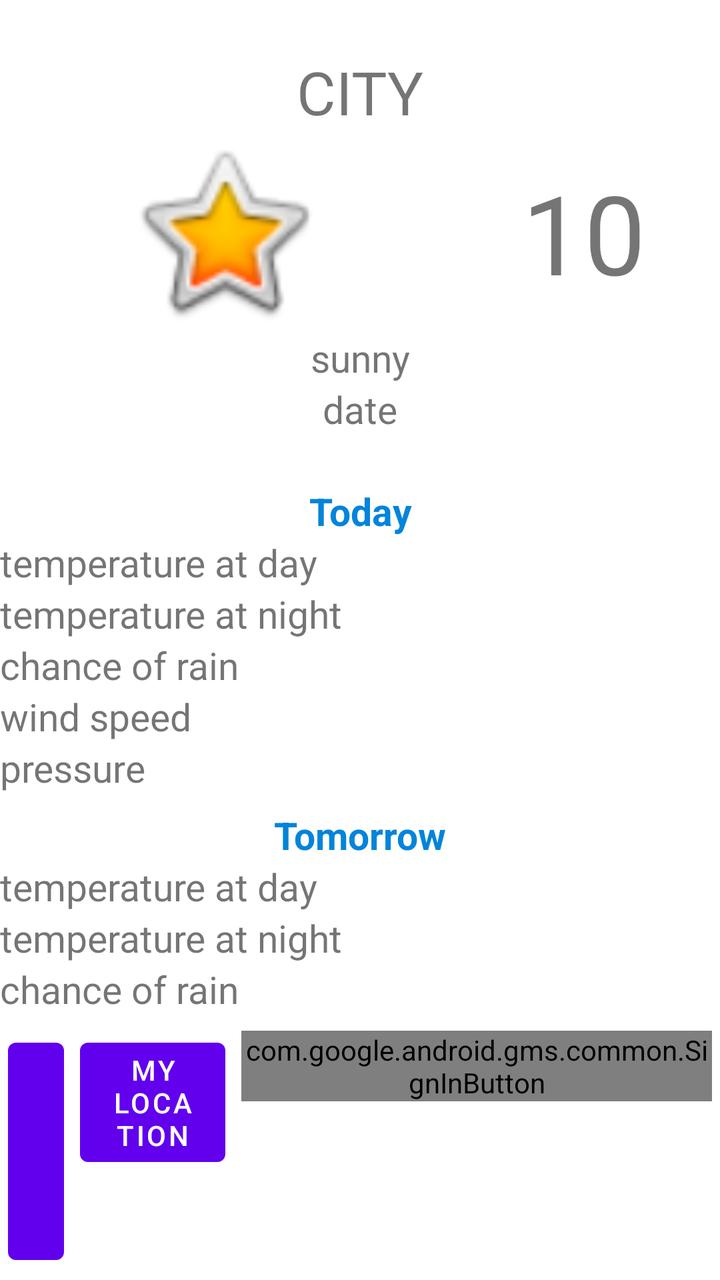
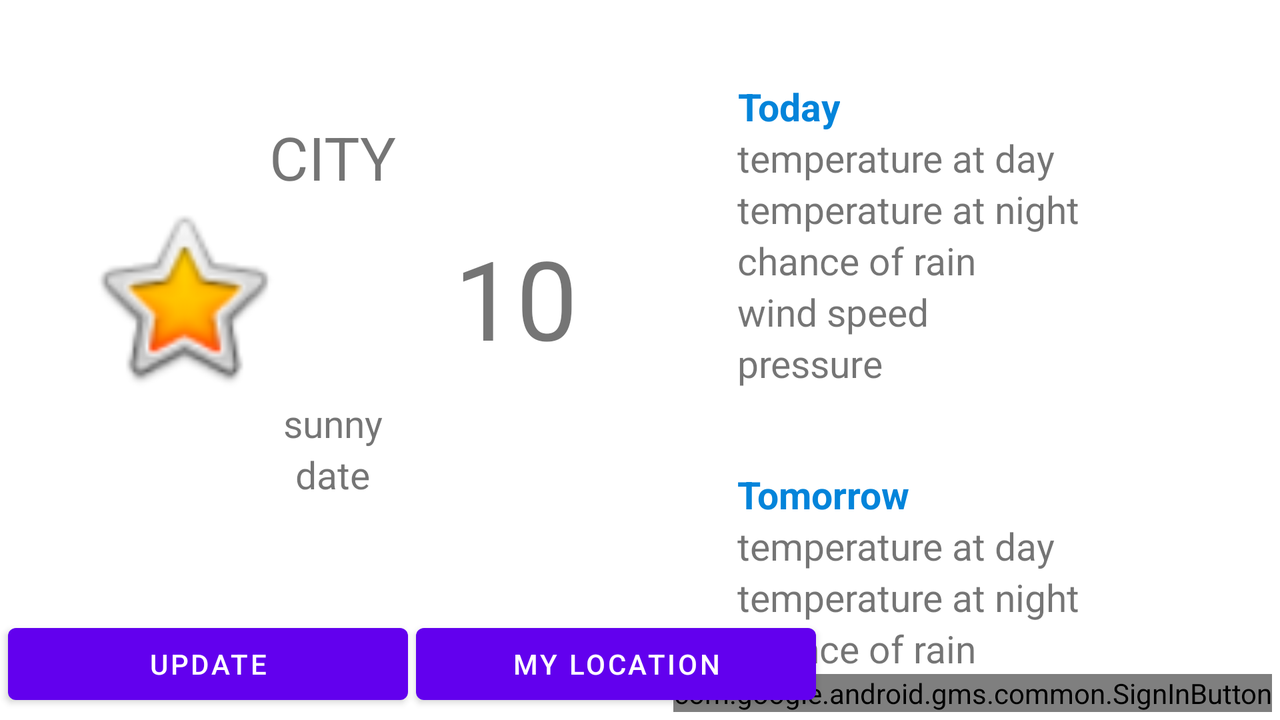

Two renders of one Android screen. The first uses the default layout on a phone; the second uses the alternative layout the repository ships for a different screen configuration, on a matching device. The two XML files are below.
<!-- AndroidManifest.xml: application theme AppTheme -->
<!-- res/layout/fragment_home.xml -->
<?xml version="1.0" encoding="utf-8"?>
<androidx.constraintlayout.widget.ConstraintLayout xmlns:android="http://schemas.android.com/apk/res/android"
    xmlns:app="http://schemas.android.com/apk/res-auto"
    xmlns:tools="http://schemas.android.com/tools"
    android:layout_width="match_parent"
    android:layout_height="match_parent"
    tools:context=".fragments.home.HomeFragment">

    <LinearLayout
        android:id="@+id/linearLayout"
        android:layout_width="match_parent"
        android:layout_height="wrap_content"
        android:orientation="vertical"
        app:layout_constraintBottom_toTopOf="@+id/today_textView"
        app:layout_constraintTop_toTopOf="parent">

        <TextView
            android:id="@+id/city_textView"
            android:layout_width="match_parent"
            android:layout_height="wrap_content"
            android:gravity="center"
            android:text="@string/city_text"
            android:textSize="@dimen/city_size_text" />

        <LinearLayout
            android:layout_width="match_parent"
            android:layout_height="wrap_content"
            android:orientation="horizontal">

            <ImageView
                android:id="@+id/precipitation_now_imageView"
                android:layout_width="150dp"
                android:layout_height="100dp"
                android:layout_weight="1"
                app:srcCompat="@android:drawable/btn_star_big_on" />


            <TextView
                android:id="@+id/temp_now_textView"
                android:layout_width="wrap_content"
                android:layout_height="match_parent"
                android:layout_weight="1"
                android:gravity="center"
                android:text="@string/temp_now_initial"
                android:textSize="@dimen/temp_now_sise_text" />

        </LinearLayout>

        <TextView
            android:id="@+id/precipitation_now_textView"
            android:layout_width="match_parent"
            android:layout_height="wrap_content"
            android:gravity="center"
            android:text="@string/precipitation_now_initial"
            android:textSize="@dimen/basic_size_text" />

        <TextView
            android:id="@+id/date_now_textView"
            android:layout_width="match_parent"
            android:layout_height="wrap_content"
            android:gravity="center"
            android:text="@string/date_initial"
            android:textSize="@dimen/basic_size_text" />

    </LinearLayout>


    <TextView
        android:id="@+id/today_textView"
        style="@style/HeadersStartEnd"
        android:layout_width="match_parent"
        android:layout_height="wrap_content"
        android:gravity="center"
        android:text="@string/today_text"
        android:textSize="@dimen/basic_size_text"
        android:textStyle="bold"
        app:layout_constraintBottom_toTopOf="@+id/linearLayout2"
        app:layout_constraintStart_toStartOf="@+id/linearLayout2" />

    <LinearLayout
        android:id="@+id/linearLayout2"
        android:layout_width="match_parent"
        android:layout_height="wrap_content"
        android:layout_marginBottom="8dp"
        android:orientation="horizontal"
        app:layout_constraintBottom_toTopOf="@+id/tomorrow_textView">

        <LinearLayout
            android:layout_width="wrap_content"
            android:layout_height="match_parent"
            android:orientation="vertical">

            <TextView
                android:id="@+id/temp_at_day_today_textView"
                android:layout_width="match_parent"
                android:layout_height="wrap_content"
                android:text="@string/temperature_at_day_text"
                android:textSize="@dimen/basic_size_text" />

            <TextView
                android:id="@+id/temp_at_nihght_today_textView"
                android:layout_width="match_parent"
                android:layout_height="wrap_content"
                android:text="@string/temperature_at_night_text"
                android:textSize="@dimen/basic_size_text" />

            <TextView
                android:id="@+id/chance_of_rain_today_textView"
                android:layout_width="match_parent"
                android:layout_height="wrap_content"
                android:text="@string/chance_of_rain_text"
                android:textSize="@dimen/basic_size_text" />

            <TextView
                android:id="@+id/wind_today_textView"
                android:layout_width="match_parent"
                android:layout_height="wrap_content"
                android:text="@string/wind_text"
                android:textSize="@dimen/basic_size_text" />

            <TextView
                android:id="@+id/pressure_today_textView"
                android:layout_width="match_parent"
                android:layout_height="wrap_content"
                android:text="@string/pressure_text"
                android:textSize="@dimen/basic_size_text" />

        </LinearLayout>

        <LinearLayout
            android:layout_width="match_parent"
            android:layout_height="match_parent"
            android:orientation="vertical">

            <TextView
                android:id="@+id/temp_at_day_today_value"
                android:layout_width="match_parent"
                android:layout_height="wrap_content"
                android:gravity="center"
                android:textSize="@dimen/basic_size_text" />

            <TextView
                android:id="@+id/temp_at_night_today_value"
                android:layout_width="match_parent"
                android:layout_height="wrap_content"
                android:gravity="center"
                android:textSize="@dimen/basic_size_text" />

            <TextView
                android:id="@+id/chance_of_rain_today_value"
                android:layout_width="match_parent"
                android:layout_height="wrap_content"
                android:gravity="center"
                android:textSize="@dimen/basic_size_text" />

            <TextView
                android:id="@+id/wind_today_value"
                android:layout_width="match_parent"
                android:layout_height="wrap_content"
                android:gravity="center"
                android:textSize="@dimen/basic_size_text" />

            <TextView
                android:id="@+id/pressure_today_value"
                android:layout_width="match_parent"
                android:layout_height="wrap_content"
                android:gravity="center"
                android:textSize="@dimen/basic_size_text" />

        </LinearLayout>
    </LinearLayout>

    <TextView
        android:id="@+id/tomorrow_textView"
        style="@style/HeadersStartEnd"
        android:layout_width="match_parent"
        android:layout_height="wrap_content"
        android:gravity="center"
        android:text="@string/tomorrow_text"
        android:textSize="@dimen/basic_size_text"
        android:textStyle="bold"
        app:layout_constraintBottom_toTopOf="@+id/linearLayout4" />

    <LinearLayout
        android:id="@+id/linearLayout4"
        android:layout_width="match_parent"
        android:layout_height="wrap_content"
        android:layout_marginBottom="8dp"
        android:orientation="horizontal"
        app:layout_constraintBottom_toTopOf="@+id/linearLayout3">

        <LinearLayout
            android:layout_width="wrap_content"
            android:layout_height="match_parent"
            android:orientation="vertical">

            <TextView
                android:id="@+id/temp_at_day_tomorrow_textView"
                android:layout_width="match_parent"
                android:layout_height="wrap_content"
                android:text="@string/temperature_at_day_text"
                android:textSize="@dimen/basic_size_text" />

            <TextView
                android:id="@+id/temp_at_night_tomorrow_textView"
                android:layout_width="match_parent"
                android:layout_height="wrap_content"
                android:text="@string/temperature_at_night_text"
                android:textSize="@dimen/basic_size_text" />

            <TextView
                android:id="@+id/chance_of_rain_tomorrow_textView"
                android:layout_width="match_parent"
                android:layout_height="wrap_content"
                android:text="@string/chance_of_rain_text"
                android:textSize="@dimen/basic_size_text" />

        </LinearLayout>

        <LinearLayout
            android:layout_width="match_parent"
            android:layout_height="match_parent"
            android:orientation="vertical">

            <TextView
                android:id="@+id/temp_at_day_tomorrow_value"
                android:layout_width="match_parent"
                android:layout_height="wrap_content"
                android:gravity="center"
                android:textSize="@dimen/basic_size_text" />

            <TextView
                android:id="@+id/temp_at_night_tomorrow_value"
                android:layout_width="match_parent"
                android:layout_height="wrap_content"
                android:gravity="center"
                android:textSize="@dimen/basic_size_text" />

            <TextView
                android:id="@+id/chance_of_rain_tomorrow_value"
                android:layout_width="match_parent"
                android:layout_height="wrap_content"
                android:gravity="center"
                android:textSize="@dimen/basic_size_text" />

        </LinearLayout>
    </LinearLayout>

    <LinearLayout
        android:id="@+id/linearLayout3"
        android:layout_width="match_parent"
        android:layout_height="wrap_content"
        android:layout_marginBottom="4dp"
        android:orientation="horizontal"
        app:layout_constraintBottom_toBottomOf="parent"
        app:layout_constraintEnd_toEndOf="parent">

        <com.google.android.material.button.MaterialButton
            android:id="@+id/update_button"
            android:layout_width="wrap_content"
            android:layout_height="wrap_content"
            android:layout_marginStart="4dp"
            android:layout_marginEnd="4dp"
            android:layout_weight="1"
            android:text="@string/update_text" />

        <com.google.android.material.button.MaterialButton
            android:id="@+id/my_location_button"
            android:layout_width="wrap_content"
            android:layout_height="wrap_content"
            android:layout_marginStart="4dp"
            android:layout_marginEnd="4dp"
            android:layout_weight="1"
            android:text="@string/my_location_text" />

        <com.google.android.gms.common.SignInButton
            android:id="@+id/sign_in_button"
            android:layout_width="wrap_content"
            android:layout_height="wrap_content"
            android:layout_marginStart="4dp"
            android:layout_marginEnd="4dp"
            android:layout_weight="1" />

    </LinearLayout>

</androidx.constraintlayout.widget.ConstraintLayout>
<!-- resources referenced by this layout -->
<resources>
  <dimen name="basic_size_text">19sp</dimen>
  <dimen name="city_size_text">30sp</dimen>
  <dimen name="temp_now_sise_text">55sp</dimen>
  <string name="chance_of_rain_text">сhance of rain</string>
  <string name="city_text">CITY</string>
  <string name="date_initial">date</string>
  <string name="my_location_text">MY LOCATION</string>
  <string name="precipitation_now_initial">sunny</string>
  <string name="pressure_text">pressure</string>
  <string name="temp_now_initial">10</string>
  <string name="temperature_at_day_text">temperature at day</string>
  <string name="temperature_at_night_text">temperature at night</string>
  <string name="today_text">Today</string>
  <string name="tomorrow_text">Tomorrow</string>
  <string name="update_text">UPDATE</string>
  <string name="wind_text">wind speed</string>
  <style name="HeadersStartEnd">
          <item name="android:textColor">@color/colorHeaders</item>
      </style>
  <style name="AppTheme" parent="Theme.MaterialComponents.Light.DarkActionBar">
          
          <item name="colorPrimary">@color/colorPrimary</item>
          <item name="colorPrimaryDark">@color/colorPrimaryDark</item>
          <item name="colorAccent">@color/colorAccent</item>
      </style>
  <color name="colorHeaders">#0384da</color>
  <color name="colorPrimary">#6200EE</color>
  <color name="colorPrimaryDark">#3700B3</color>
  <color name="colorAccent">#03DAC5</color>
</resources>
<!-- res/layout-land/fragment_home.xml (the repository's variant of the layout above) -->
<!-- drawn on the phone turned sideways -->
<?xml version="1.0" encoding="utf-8"?>
<androidx.constraintlayout.widget.ConstraintLayout xmlns:android="http://schemas.android.com/apk/res/android"
    xmlns:app="http://schemas.android.com/apk/res-auto"
    xmlns:tools="http://schemas.android.com/tools"
    android:layout_width="match_parent"
    android:layout_height="match_parent"
    tools:context=".fragments.home.HomeFragment">

    <LinearLayout
        android:id="@+id/linearLayout"
        android:layout_width="wrap_content"
        android:layout_height="wrap_content"
        android:orientation="vertical"
        app:layout_constraintBottom_toTopOf="@+id/update_button"
        app:layout_constraintTop_toTopOf="parent">

        <TextView
            android:id="@+id/city_textView"
            android:layout_width="match_parent"
            android:layout_height="wrap_content"
            android:gravity="center"
            android:text="@string/city_text"
            android:textSize="@dimen/city_size_text" />

        <LinearLayout
            android:layout_width="match_parent"
            android:layout_height="wrap_content"
            android:orientation="horizontal">


            <ImageView
                android:id="@+id/precipitation_now_imageView"
                android:layout_width="183dp"
                android:layout_height="match_parent"
                android:layout_weight="1"
                app:srcCompat="@android:drawable/btn_star_big_on" />

            <TextView
                android:id="@+id/temp_now_textView"
                android:layout_width="150dp"
                android:layout_height="100dp"
                android:layout_weight="1"
                android:gravity="center"
                android:text="@string/temp_now_initial"
                android:textSize="@dimen/temp_now_sise_text" />

        </LinearLayout>

        <TextView
            android:id="@+id/precipitation_now_textView"
            android:layout_width="match_parent"
            android:layout_height="wrap_content"
            android:gravity="center"
            android:text="@string/precipitation_now_initial"
            android:textSize="@dimen/basic_size_text" />

        <TextView
            android:id="@+id/date_now_textView"
            android:layout_width="match_parent"
            android:layout_height="wrap_content"
            android:gravity="center"
            android:text="@string/date_initial"
            android:textSize="@dimen/basic_size_text" />

    </LinearLayout>

    <TextView
        android:id="@+id/today_textView"
        style="@style/HeadersStartEnd"
        android:layout_width="wrap_content"
        android:layout_height="wrap_content"
        android:gravity="center"
        android:text="@string/today_text"
        android:textSize="@dimen/basic_size_text"
        android:textStyle="bold"
        app:layout_constraintBottom_toTopOf="@+id/linearLayout2"
        app:layout_constraintStart_toStartOf="@+id/linearLayout2" />

    <LinearLayout
        android:id="@+id/linearLayout2"
        android:layout_width="wrap_content"
        android:layout_height="wrap_content"
        android:orientation="horizontal"
        app:layout_constraintBottom_toTopOf="@+id/linearLayout4"
        app:layout_constraintEnd_toEndOf="parent"
        app:layout_constraintTop_toTopOf="parent">

        <LinearLayout
            android:layout_width="wrap_content"
            android:layout_height="match_parent"
            android:orientation="vertical">

            <TextView
                android:id="@+id/temp_at_day_today_textView"
                android:layout_width="match_parent"
                android:layout_height="wrap_content"
                android:text="@string/temperature_at_day_text"
                android:textSize="@dimen/basic_size_text" />

            <TextView
                android:id="@+id/temp_at_nihght_today_textView"
                android:layout_width="match_parent"
                android:layout_height="wrap_content"
                android:text="@string/temperature_at_night_text"
                android:textSize="@dimen/basic_size_text" />

            <TextView
                android:id="@+id/chance_of_rain_today_textView"
                android:layout_width="match_parent"
                android:layout_height="wrap_content"
                android:text="@string/chance_of_rain_text"
                android:textSize="@dimen/basic_size_text" />

            <TextView
                android:id="@+id/wind_today_textView"
                android:layout_width="match_parent"
                android:layout_height="wrap_content"
                android:text="@string/wind_text"
                android:textSize="@dimen/basic_size_text" />

            <TextView
                android:id="@+id/pressure_today_textView"
                android:layout_width="match_parent"
                android:layout_height="wrap_content"
                android:text="@string/pressure_text"
                android:textSize="@dimen/basic_size_text" />

        </LinearLayout>

        <LinearLayout
            android:layout_width="100dp"
            android:layout_height="match_parent"
            android:orientation="vertical">

            <TextView
                android:id="@+id/temp_at_day_today_value"
                android:layout_width="match_parent"
                android:layout_height="wrap_content"
                android:gravity="center"
                android:textSize="@dimen/basic_size_text" />

            <TextView
                android:id="@+id/temp_at_night_today_value"
                android:layout_width="match_parent"
                android:layout_height="wrap_content"
                android:gravity="center"
                android:textSize="@dimen/basic_size_text" />

            <TextView
                android:id="@+id/chance_of_rain_today_value"
                android:layout_width="match_parent"
                android:layout_height="wrap_content"
                android:gravity="center"
                android:textSize="@dimen/basic_size_text" />

            <TextView
                android:id="@+id/wind_today_value"
                android:layout_width="match_parent"
                android:layout_height="wrap_content"
                android:gravity="center"
                android:textSize="@dimen/basic_size_text" />

            <TextView
                android:id="@+id/pressure_today_value"
                android:layout_width="match_parent"
                android:layout_height="wrap_content"
                android:gravity="center"
                android:textSize="@dimen/basic_size_text" />

        </LinearLayout>
    </LinearLayout>


    <TextView
        android:id="@+id/tomorrow_textView"
        style="@style/HeadersStartEnd"
        android:layout_width="wrap_content"
        android:layout_height="wrap_content"
        android:gravity="center"
        android:text="@string/tomorrow_text"
        android:textSize="@dimen/basic_size_text"
        android:textStyle="bold"
        app:layout_constraintBottom_toTopOf="@+id/linearLayout4"
        app:layout_constraintStart_toStartOf="@+id/linearLayout4" />

    <LinearLayout
        android:id="@+id/linearLayout4"
        android:layout_width="wrap_content"
        android:layout_height="wrap_content"
        android:orientation="horizontal"
        app:layout_constraintBottom_toTopOf="@+id/sign_in_button"
        app:layout_constraintEnd_toEndOf="parent">

        <LinearLayout
            android:layout_width="wrap_content"
            android:layout_height="match_parent"
            android:orientation="vertical">

            <TextView
                android:id="@+id/temp_at_day_tomorrow_textView"
                android:layout_width="match_parent"
                android:layout_height="wrap_content"
                android:text="@string/temperature_at_day_text"
                android:textSize="@dimen/basic_size_text" />

            <TextView
                android:id="@+id/temp_at_night_tomorrow_textView"
                android:layout_width="match_parent"
                android:layout_height="wrap_content"
                android:text="@string/temperature_at_night_text"
                android:textSize="@dimen/basic_size_text" />

            <TextView
                android:id="@+id/chance_of_rain_tomorrow_textView"
                android:layout_width="match_parent"
                android:layout_height="wrap_content"
                android:text="@string/chance_of_rain_text"
                android:textSize="@dimen/basic_size_text" />

        </LinearLayout>

        <LinearLayout
            android:layout_width="100dp"
            android:layout_height="match_parent"
            android:orientation="vertical">

            <TextView
                android:id="@+id/temp_at_day_tomorrow_value"
                android:layout_width="match_parent"
                android:layout_height="wrap_content"
                android:gravity="center"
                android:textSize="@dimen/basic_size_text" />

            <TextView
                android:id="@+id/temp_at_night_tomorrow_value"
                android:layout_width="match_parent"
                android:layout_height="wrap_content"
                android:gravity="center"
                android:textSize="@dimen/basic_size_text" />

            <TextView
                android:id="@+id/chance_of_rain_tomorrow_value"
                android:layout_width="match_parent"
                android:layout_height="wrap_content"
                android:gravity="center"
                android:textSize="@dimen/basic_size_text" />

        </LinearLayout>
    </LinearLayout>

    <com.google.android.material.button.MaterialButton
        android:id="@+id/update_button"
        android:layout_width="200dp"
        android:layout_height="wrap_content"
        android:layout_marginStart="4dp"
        android:layout_marginBottom="4dp"
        android:layout_weight="1"
        android:text="@string/update_text"
        app:layout_constraintBottom_toBottomOf="parent"
        app:layout_constraintStart_toStartOf="parent" />

    <com.google.android.material.button.MaterialButton
        android:id="@+id/my_location_button"
        android:layout_width="200dp"
        android:layout_height="wrap_content"
        android:layout_marginStart="4dp"
        android:layout_marginBottom="4dp"
        android:layout_weight="1"
        android:text="@string/my_location_text"
        app:layout_constraintBottom_toBottomOf="parent"
        app:layout_constraintStart_toEndOf="@+id/update_button" />

    <com.google.android.gms.common.SignInButton
        android:id="@+id/sign_in_button"
        android:layout_width="wrap_content"
        android:layout_height="wrap_content"
        android:layout_marginEnd="4dp"
        android:layout_marginBottom="4dp"
        android:layout_weight="1"
        app:layout_constraintBottom_toBottomOf="parent"
        app:layout_constraintEnd_toEndOf="parent" />


</androidx.constraintlayout.widget.ConstraintLayout>
